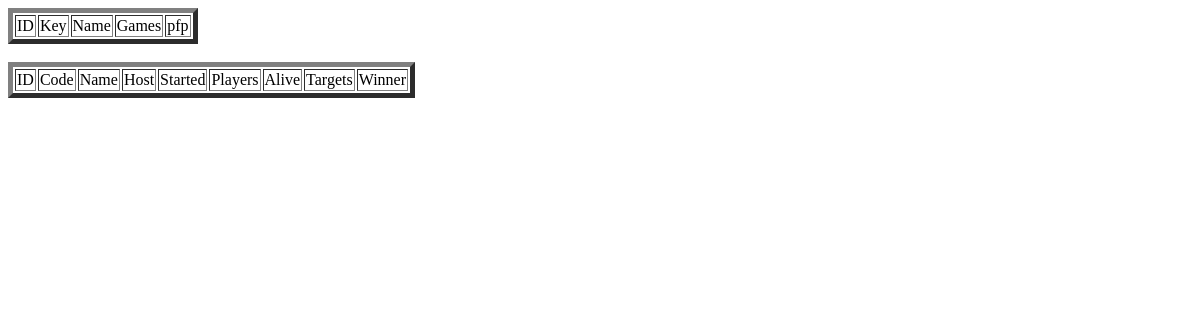
The page /debug/ on the database as committed earlier.
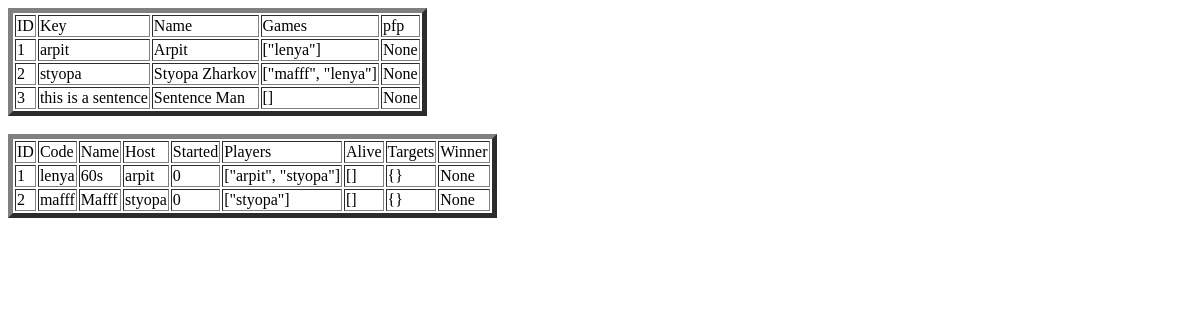
The same page on the database as committed later.
### tables this page shows
CREATE TABLE Players (     id INTEGER PRIMARY KEY AUTOINCREMENT,     key TEXT NOT NULL,     name TEXT NOT NULL,     games TEXT NOT NULL,     pfpPath TEXT);

CREATE TABLE Games (     id INTEGER PRIMARY KEY AUTOINCREMENT,     code TEXT NOT NULL,     name TEXT NOT NULL,    host TEXT NOT NULL,     started BOOLEAN NOT NULL CHECK (started IN (0,1)),     players TEXT NOT NULL,     alive TEXT NOT NULL,     targets TEXT NOT NULL,     winner TEXT);

### app.py (the view)
@app.route('/debug/')
def debug():
    with sqlite3.connect("database.db") as con:
        con.row_factory = sqlite3.Row
        cur = con.cursor()
        cur.execute("SELECT * from Players")
        playerRows = cur.fetchall()   #rows of the Players table
        cur.execute("SELECT * from Games")
        gameRows = cur.fetchall()   #rows of the Games table
    return render_template('debug.html', playerRows = playerRows, gameRows = gameRows)

### templates/debug.html (shortened to what this page needs)
<!DOCTYPE html>
<html lang="en">
<head>
</head>
<body>
    <table border=5>
        <thead>
        <td>ID</td>
        <td>Key</td>
        <td>Name</td>
        <td>Games</td>
        <td>pfp</td>
        </thead>
        {% for row in playerRows %}
        <tr>
        <td>{{row["id"]}}</td>
        <td>{{row["key"]}}</td>
        <td>{{row["name"]}}</td>
        <td>{{row["games"]}}</td>
        <td>{{row["pfpPath"]}}</td>
        </tr>
        {% endfor %}
        </table>
        <br>
        <table border=5>
            <thead>
            <td>ID</td>
            <td>Code</td>
            <td>Name</td>
            <td>Host</td>
            <td>Started</td>
            <td>Players</td>
            <td>Alive</td>
            <td>Targets</td>
            <td>Winner</td>
            </thead>
            {% for row in gameRows %}
            <tr>
            <td>{{row["id"]}}</td>
            <td>{{row["code"]}}</td>
            <td>{{row["name"]}}</td>
            <td>{{row["host"]}}</td>
            <td>{{row["started"]}}</td>
            <td>{{row["players"]}}</td>
            <td>{{row["alive"]}}</td>
            <td>{{row["targets"]}}</td>
            <td>{{row["winner"]}}</td>
            </tr>
            {% endfor %}
            </table>
</body>
</html>

Rows that differ between the two databases and show on the page:
added Players: id "1", key "arpit", name "Arpit", games "[\"lenya\"]", pfpPath "None"
added Players: id "2", key "styopa", name "Styopa Zharkov", games "[\"mafff\", \"lenya\"]", pfpPath "None"
added Players: id "3", key "this is a sentence", name "Sentence Man", games "[]", pfpPath "None"
added Games: id "1", code "lenya", name "60s", host "arpit", started "0", players "[\"arpit\", \"styopa\"]", alive "[]", targets "{}", winner "None"
added Games: id "2", code "mafff", name "Mafff", host "styopa", started "0", players "[\"styopa\"]", alive "[]", targets "{}", winner "None"
